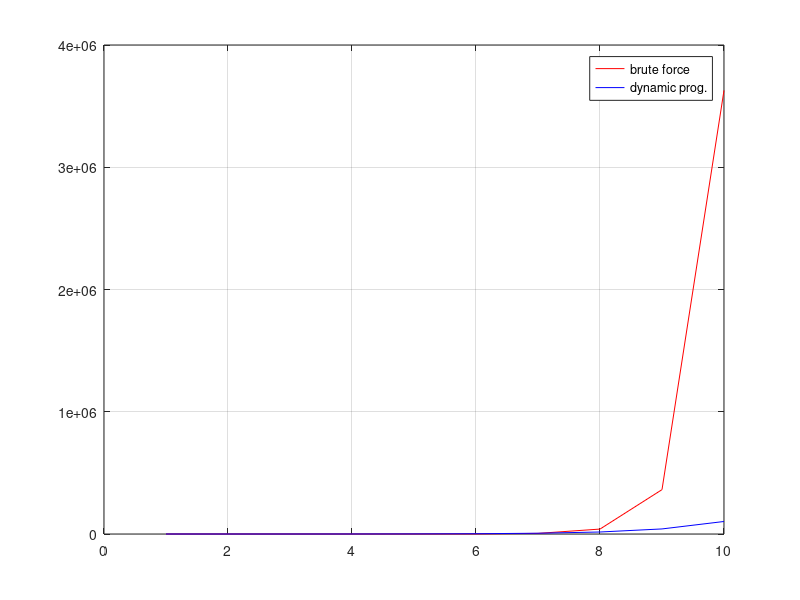

MATLAB code for this plot:
clc; clear all; close all;

n = 1:10;

%brute force solution:
o1 = factorial(n);

%dynamic programming algorithms
o2 = (n.^2).*(2.^n);


figure(1);
plot(n,o1,'r', n,o2,'b');
grid on;
legend('brute force','dynamic prog.');
